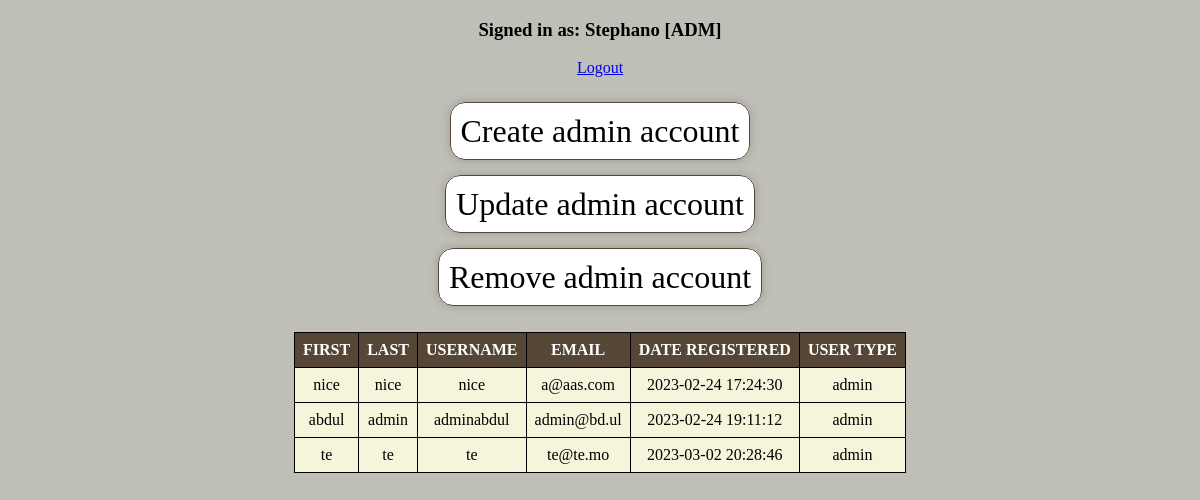
The app's page /sAdminDashboard.php (signed in) with its own data.
### tables this page shows
CREATE TABLE `registeredusers` (
  `id` int(11) NOT NULL,
  `first_name` varchar(30) NOT NULL,
  `last_name` varchar(20) NOT NULL,
  `username` varchar(30) NOT NULL,
  `email` varchar(50) NOT NULL,
  `password` varchar(16) NOT NULL,
  `date_registered` datetime NOT NULL DEFAULT current_timestamp(),
  `user_type` varchar(20) NOT NULL,
  `phone_num` bigint(10) NOT NULL,
  `address` varchar(255) NOT NULL,
  `birthdate` date DEFAULT NULL
);

### sAdminDashboard.php (the view, shortened to what this page needs)
<!DOCTYPE html>
<?php
    include 'connections.php';
?>
<html>
    <head>
    </head>
    <body>
        <div class="container">
            <div>
                <h3>Signed in as: <?php echo $_SESSION['first_name']; ?> [ADM]</h3>
            </div>
            <div>
                <a href = 'logout.php'> Logout  </a><br><br><br>
            </div>
            <div>
                <a href = 'sAdminCreate.php' id="btn1"> Create admin account  </a><br><br><br>
                <a href = 'sAdminUpdate.php' id="btn2"> Update admin account  </a><br><br><br>
                <a href = 'sAdminRemove.php' id="btn3"> Remove admin account  </a><br><br><br>
            </div>
            <?php
                $query = "SELECT * FROM registeredUsers WHERE user_type = 'admin'";
                $result = mysqli_query($conn, $query);
                echo "<table class=table>";
                echo "<tr>
                <th>" . 'FIRST'             . "</th>
                <th>" . 'LAST'              . "</th>
                <th>" . 'USERNAME'          . "</th>
                <th>" . 'EMAIL'             . "</th>
                <th>" . 'DATE REGISTERED'   . "</th>
                <th>" . 'USER TYPE'         . "</th>
                </tr>";
                while($row = $result->fetch_assoc()) {
                    echo "<tr>
                    <td>" . htmlspecialchars($row['first_name'])        . "</td>
                    <td>" . htmlspecialchars($row['last_name'])         . "</td>
                    <td>" . htmlspecialchars($row['username'])          . "</td>
                    <td>" . htmlspecialchars($row['email'])             . "</td>
                    <td>" . htmlspecialchars($row['date_registered'])   . "</td>
                    <td>" . htmlspecialchars($row['user_type'])         . "</td>
                    </tr>";
                }
                echo "</table>";
            ?>
        </div>
    </body>
</html>

### sAdminDashboard.php (style rules this page uses)
html,body { height: 100%; margin: 0; background-color: #c0bfb7; }
.container { text-align: center; }
.table { margin-left: auto; margin-right: auto; border-collapse: collapse; }
th, td { text-align: center; padding: 8px; border: 1px solid black; background-color: beige; }
th { background-color: #564635; color: white; }
#btn1,#btn2,#btn3 { text-decoration: none; color: black; padding: 10px; border:solid 1px #564635; border-radius: 15px; height: 25px; box-shadow: 0px 0px 10px 0px rgba(0,0,0,0.2); background-color: white; font-size: 2em; }

### records on screen
registeredusers: first_name "nice", last_name "nice", username "nice", email "a@aas.com", date_registered "2023-02-24 17:24:30", user_type "admin"
registeredusers: first_name "abdul", last_name "admin", username "adminabdul", email "admin@bd.ul", date_registered "2023-02-24 19:11:12", user_type "admin"
registeredusers: first_name "te", last_name "te", username "te", email "te@te.mo", date_registered "2023-03-02 20:28:46", user_type "admin"

### other values on screen
$_SESSION['first_name'] "Stephano"
